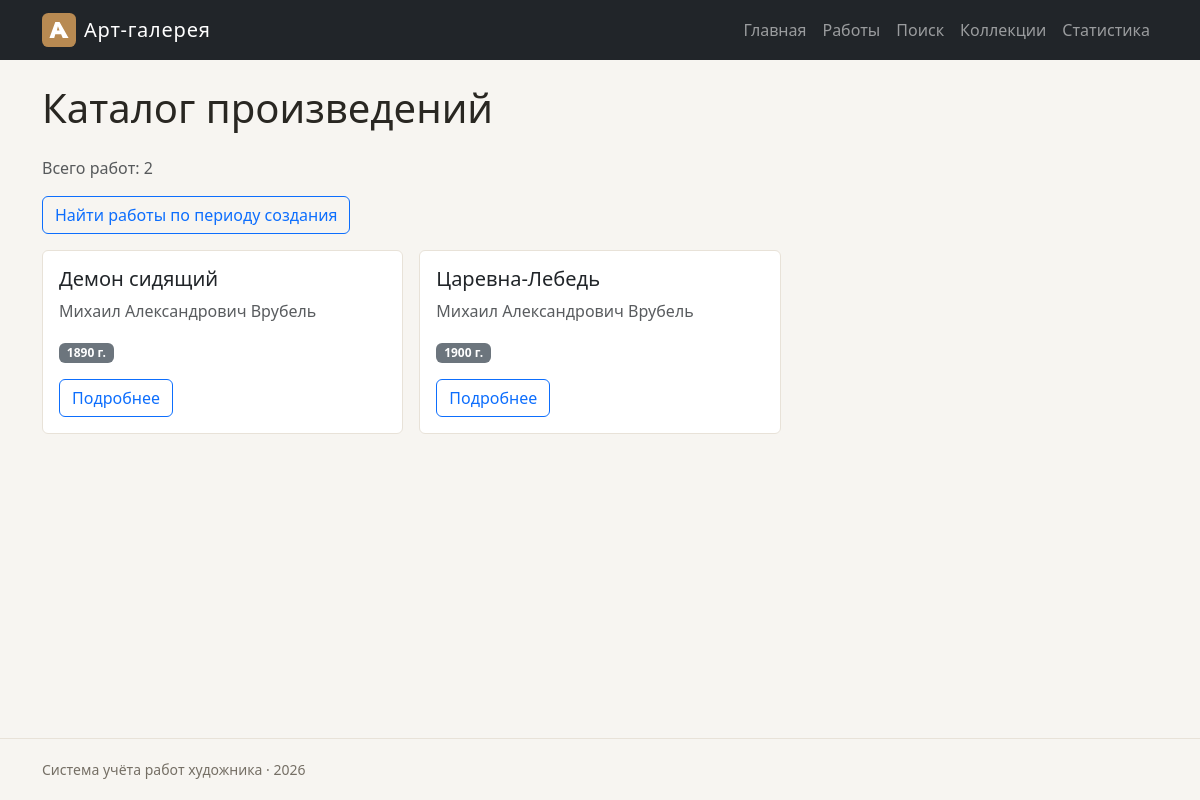
/paints/, run on the app's committed database.
### paints/views.py (the view)
# urls.py: path("", views.paints_list, name="list"),
def paints_list(request):
    with closing(get_connection()) as connection:
        paints = connection.execute(
            """
            SELECT paints.id, paints.title, paints.artist, paints.year,
                   paints.image, collections.name AS collection_name
            FROM paints
            JOIN collections ON paints.collection_id = collections.id
            ORDER BY paints.year, paints.title
            """
        ).fetchall()
    return render(
        request,
        "paints/paint_list.html",
        {
            "paints": paints,
            "page_title": "Каталог произведений",
        },
    )

### db/database.py (called while the page is built)
def get_connection():
    connection = sqlite3.connect(DB_PATH)
    connection.row_factory = sqlite3.Row
    connection.execute("PRAGMA foreign_keys = ON")
    return connection

### paints/templates/paints/paint_list.html (shortened to what this page needs)
{% extends "base.html" %}
{% block content %}
<h1 class="page-title">{{ page_title }}</h1>
<p class="text-muted">Всего работ: {{ paints|length }}</p>
<p><a class="btn btn-outline-primary" href="{% url 'paints:search' %}">
    Найти работы по периоду создания
</a></p>
<div class="row g-3">
    {% for paint in paints %}
        {% include "paints/includes/paint_card.html" %}
    {% empty %}
        <p class="text-muted">В каталоге пока нет работ.</p>
    {% endfor %}
</div>
{% endblock %}

### paints/templates/paints/includes/paint_card.html
<div class="col-md-6 col-lg-4">
    <article class="card h-100 artwork-card">
        <div class="card-body">
            <h2 class="h5 card-title">{{ paint.title }}</h2>
            <p class="card-text text-muted">{{ paint.artist }}</p>
            <p class="mb-3">
                <span class="badge text-bg-secondary">
                    {{ paint.year }} г.
                </span>
            </p>
            <a href="{% url 'paints:detail' paint.id %}"
               class="btn btn-outline-primary">
                Подробнее
            </a>
        </div>
    </article>
</div>

### static/css/style.css (style rules this page uses)
body { background: #f7f5f1; color: #292722; min-height: 100vh; display: flex; flex-direction: column; }
.page-title { margin-bottom: 1.5rem; }
.artwork-card { border-color: #e8e2d8; transition: box-shadow 0.2s ease, transform 0.2s ease; }

### data on the page
paints: title "Демон сидящий", artist "Михаил Александрович Врубель", year "1890"
paints: title "Царевна-Лебедь", artist "Михаил Александрович Врубель", year "1900"

### other printed values
{{ page_title }} "Каталог произведений"
{{ paints|length }} "2"
